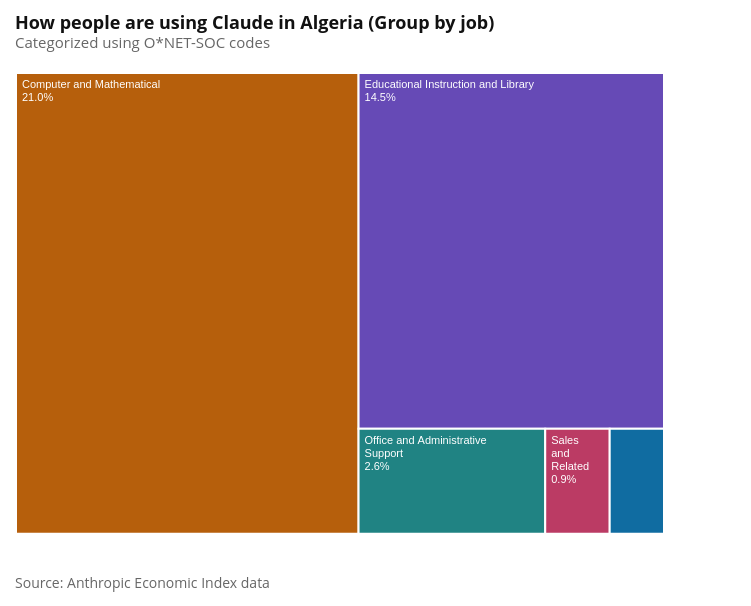

The notebook cell this image was saved under:
### Markdown cell above
## What is Algeria using AI for?

The next question is what kind of work is being done with AI in Algeria? The Anthropic dataset offers two different classifications:

- By occupation (O\*NET): each conversation is matched to a U.S. Department of Labor task statement, then rolled up to a major occupational group. This classification connects directly to formal employment statistics, but conversations that don't correspond to any recognised occupation may fall outside the taxonomy.
- By user intent (request clusters): each conversation is placed in one of Anthropic's own clusters of what users are asking for. The classification is more inclusive of all conversations, as they are more focused on what users are doing with AI, rather than what their occupation is.

### By occupation

The following chart shows the occupational breakdown of Claude conversations in Algeria. The most common occupational groups dominate Algeria are Computer and Mathematical (coding, debugging, software design, statistical and data work) and Educational Instruction and Library (teaching, tutoring, and educational content). Everything else is below 3% individually. About 60% of conversations are labeled as "Other" and "Not classified", which means they don't correspond to a recognised occupation or task in the O\*NET taxonomy.

### Code cell
soc_treemap = make_treemap(
    soc_df,
    label_col="soc_name",
    value_col="pct",
    title=f"How people are using Claude in {COUNTRY_NAME} (Group by job)",
    subtitle="Categorized using O*NET-SOC codes",
)

attaviz.add_caption(
    soc_treemap,
    "Source: Anthropic Economic Index data",
)

### Figure 1 — Vega-Lite specification as saved in the notebook (floating-point values rounded to 4 significant figures)
{"config": {"background": "white", "padding": 15, "mark": {"tooltip": true}, "point": {"filled": true, "size": 60, "stroke": "white", "strokeWidth": 1}, "circle": {"filled": true, "stroke": "white", "strokeWidth": 1}, "square": {"filled": true, "stroke": "white", "strokeWidth": 1}, "line": {"strokeWidth": 4, "strokeCap": "round", "strokeJoin": "round"}, "bar": {"cornerRadiusEnd": 0}, "area": {"opacity": 0.7}, "arc": {"stroke": "white", "strokeWidth": 1}, "rect": {"stroke": "#8A969F", "strokeWidth": 0.5}, "geoshape": {"stroke": "#666666", "strokeWidth": 0.3, "strokeJoin": "round", "strokeCap": "round"}, "title": {"font": "Open Sans, sans-serif", "fontSize": 18, "fontWeight": 700, "lineHeight": 22, "color": "#111111", "anchor": "start", "offset": 21, "subtitleFont": "Open Sans, sans-serif", "subtitleFontSize": 15, "subtitleFontWeight": 400, "subtitleLineHeight": 18, "subtitleColor": "#666666", "subtitlePadding": 3}, "axis": {"domain": false, "grid": true, "gridColor": "#CED4DE", "gridDash": [4, 2], "gridWidth": 1, "labelFont": "Open Sans, sans-serif", "labelFontSize": 13, "labelFontWeight": 400, "labelColor": "#666666", "labelPadding": 3, "tickColor": "#CED4DE", "tickSize": 5, "tickCount": 5, "titleFont": "Open Sans, sans-serif", "titleFontSize": 13, "titleFontWeight": 600, "titleColor": "#111111", "titlePadding": 9}, "axisX": {"grid": false, "tickSize": 0, "labelAngle": 0}, "axisY": {"domain": false, "ticks": false, "gridColor": "#CED4DE", "gridDash": [4, 2], "gridWidth": 1}, "axisQuantitative": {"tickCount": 5}, "axisBand": {"labelPadding": 6, "tickSize": 0}, "axisTemporal": {"grid": false}, "legend": {"labelFont": "Open Sans, sans-serif", "labelFontSize": 13, "labelFontWeight": 600, "labelColor": "#111111", "titleFont": "Open Sans, sans-serif", "titleFontSize": 13, "titleFontWeight": 600, "titleColor": "#111111", "titlePadding": 3, "symbolSize": 196, "symbolStrokeWidth": 0, "padding": 15, "offset": 21, "columnPadding": 21, "orient": "bottom", "labelLimit": 200, "titleLimit": 200}, "view": {"stroke": null, "continuousWidth": 600, "continuousHeight": 400}, "range": {"category": ["#34A7F2", "#FF9800", "#664AB6", "#4EC2C0", "#F3578E", "#081079", "#0C7C68", "#AA0000", "#DDDA21"], "diverging": ["#920000", "#BD6126", "#E3A763", "#EFEFEF", "#80BDE7", "#3587C3", "#025288"], "heatmap": ["#E3F6FD", "#75CCEC", "#089BD4", "#0169A1", "#023B6F"], "ordinal": ["#E3F6FD", "#75CCEC", "#089BD4", "#0169A1", "#023B6F"], "ramp": ["#E3F6FD", "#75CCEC", "#089BD4", "#0169A1", "#023B6F"]}, "scale": {"bandPaddingInner": 0.2, "bandPaddingOuter": 0.1, "pointPadding": 0.5}, "header": {"labelFont": "Open Sans, sans-serif", "labelFontSize": 13, "labelFontWeight": 600, "labelColor": "#111111", "titleFont": "Open Sans, sans-serif", "titleFontSize": 15, "titleFontWeight": 600, "titleColor": "#111111"}, "concat": {"spacing": 18}, "facet": {"spacing": 18}, "selection": {"point": {"on": "click", "clear": "dblclick"}, "interval": {"mark": {"fill": "#0071BC", "fillOpacity": 0.15, "stroke": "#0071BC", "strokeWidth": 1}}}}, "vconcat": [{"layer": [{"mark": {"type": "rect", "stroke": "white", "strokeWidth": 2}, "encoding": {"color": {"field": "soc_name", "legend": null, "scale": {"range": ["#106CA1", "#B65F0C", "#664AB6", "#208383", "#BB3B64", "#081079", "#0C7C68", "#AA0000", "#767712"]}, "type": "nominal"}, "tooltip": [{"field": "soc_name", "title": "Group", "type": "nominal"}, {"field": "pct", "format": ".2f", "title": "% of conversations", "type": "quantitative"}], "x": {"axis": null, "field": "x", "scale": {"domain": [0, 720]}, "type": "quantitative"}, "x2": {"field": "x2"}, "y": {"axis": null, "field": "y", "scale": {"domain": [0, 480], "reverse": true}, "type": "quantitative"}, "y2": {"field": "y2"}}}, {"mark": {"type": "text", "align": "left", "baseline": "top", "color": "white", "dx": 6, "dy": 6, "fontSize": 11, "lineBreak": "\n"}, "encoding": {"text": {"field": "label", "type": "nominal"}, "x": {"field": "x", "type": "quantitative"}, "x2": {"field": "x2"}, "y": {"field": "y", "type": "quantitative"}, "y2": {"field": "y2"}}, "transform": [{"filter": "datum.label != null"}]}], "height": 480, "title": {"text": "How people are using Claude in Algeria (Group by job)", "subtitle": "Categorized using O*NET-SOC codes"}, "width": 720}], "data": {"name": "data-ef9c0ae9d1107e9a5aec577c422c9386"}, "title": {"text": "Source: Anthropic Economic Index data", "anchor": "start", "color": "#666666", "font": "Open Sans, sans-serif", "fontSize": 14, "fontWeight": 400, "lineHeight": 21, "offset": 24, "orient": "bottom"}, "$schema": "https://vega.github.io/schema/vega-lite/v6.4.1.json", "datasets": {"data-ef9c0ae9d1107e9a5aec577c422c9386": [{"pct": 21.03, "soc_name": "Computer and Mathematical", "x": 0.0, "y": 0.0, "dx": 380.6, "dy": 480.0, "x2": 380.6, "y2": 480.0, "label": "Computer and Mathematical\n21.0%"}, {"pct": 14.48, "soc_name": "Educational Instruction and Library", "x": 380.6, "y": 0.0, "dx": 339.4, "dy": 370.6, "x2": 720.0, "y2": 370.6, "label": "Educational Instruction and Library\n14.5%"}, {"pct": 2.61, "soc_name": "Office and Administrative Support", "x": 380.6, "y": 370.6, "dx": 207.4, "dy": 109.4, "x2": 588.0, "y2": 480.0, "label": "Office and Administrative\nSupport\n2.6%"}, {"pct": 0.9018, "soc_name": "Sales and Related", "x": 588.0, "y": 370.6, "dx": 71.65, "dy": 109.4, "x2": 659.7, "y2": 480.0, "label": "Sales\nand\nRelated\n0.9%"}, {"pct": 0.7594, "soc_name": "Arts, Design, Entertainment, Sports, and Media", "x": 659.7, "y": 370.6, "dx": 60.33, "dy": 109.4, "x2": 720.0, "y2": 480.0, "label": null}]}}
